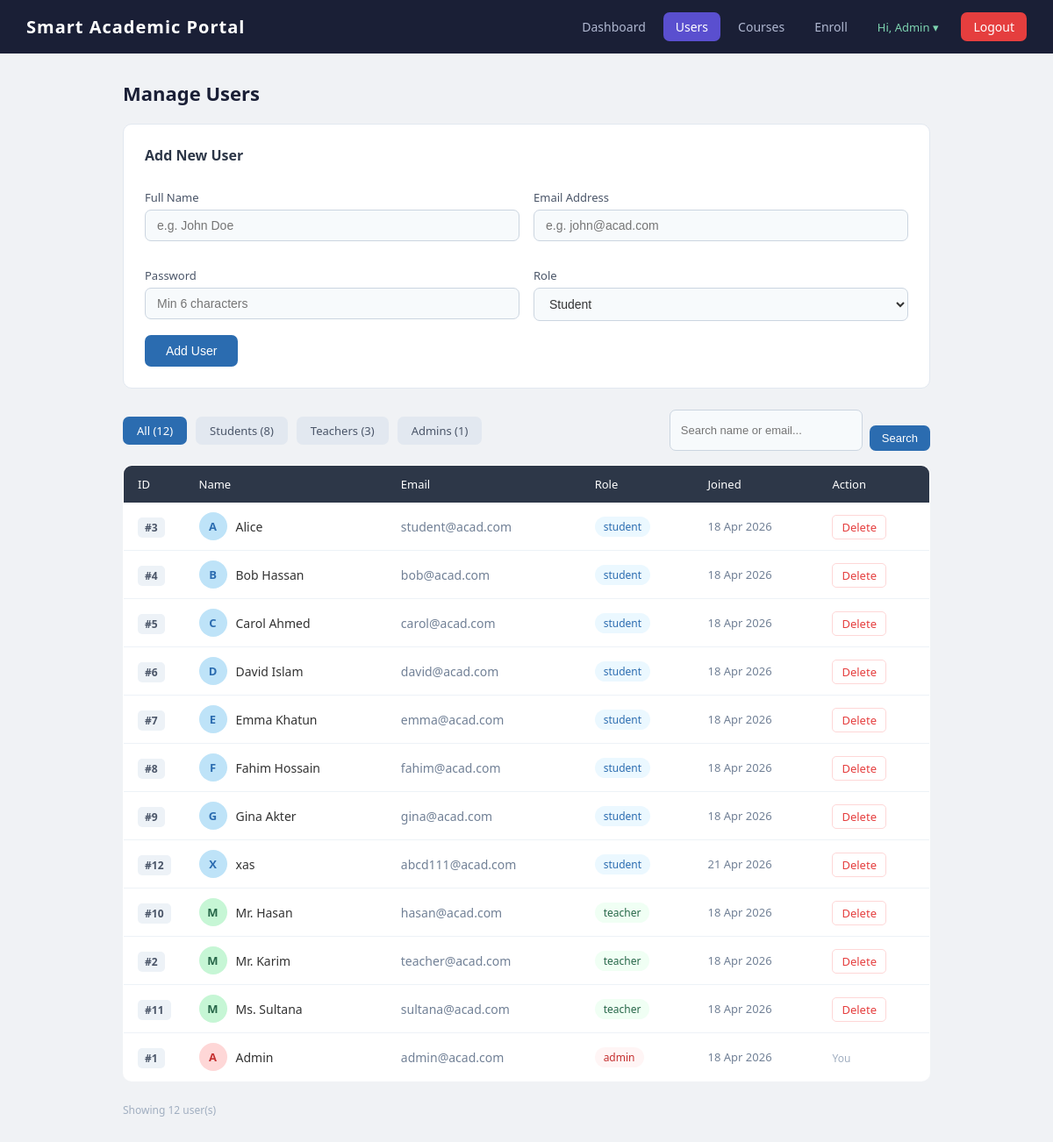
/admin/manage_users.php (signed in), run on the app's committed database.
### tables this page shows
CREATE TABLE `users` (
  `id` int(11) NOT NULL,
  `name` varchar(100) NOT NULL,
  `email` varchar(100) NOT NULL,
  `password` varchar(255) NOT NULL,
  `role` enum('student','teacher','admin') DEFAULT 'student',
  `created_at` timestamp NOT NULL DEFAULT current_timestamp()
);

### admin/manage_users.php (the view, shortened to what this page needs)
<?php
$filter = isset($_GET['filter']) ? $_GET['filter'] : 'all';
$search = isset($_GET['search']) ? mysqli_real_escape_string($conn, $_GET['search']) : '';
$where = "WHERE 1=1";
$users = mysqli_query($conn,
    "SELECT * FROM users $where ORDER BY role, name");
$count_all      = mysqli_fetch_assoc(mysqli_query($conn, "SELECT COUNT(*) as c FROM users"))['c'];
$count_students = mysqli_fetch_assoc(mysqli_query($conn, "SELECT COUNT(*) as c FROM users WHERE role='student'"))['c'];
$count_teachers = mysqli_fetch_assoc(mysqli_query($conn, "SELECT COUNT(*) as c FROM users WHERE role='teacher'"))['c'];
$count_admins   = mysqli_fetch_assoc(mysqli_query($conn, "SELECT COUNT(*) as c FROM users WHERE role='admin'"))['c'];
?>
<!DOCTYPE html>
<html lang="en">
<head>
  <link rel="stylesheet" href="../assets/style.css">
</head>
<body>
<?php include '../includes/header.php'; ?>
<div class="container">
  <h2>Manage Users</h2>
  <div class="card">
    <h3>Add New User</h3>
    <form method="POST">
      <div style="display:grid;grid-template-columns:1fr 1fr;gap:16px">
        <div>
          <label>Full Name</label>
          <input type="text" name="name" placeholder="e.g. John Doe" required>
        </div>
        <div>
          <label>Email Address</label>
          <input type="email" name="email" placeholder="e.g. john@acad.com" required>
        </div>
        <div>
          <label>Password</label>
          <input type="password" name="password" placeholder="Min 6 characters" required>
        </div>
        <div>
          <label>Role</label>
          <select name="role" required>
            <option value="student">Student</option>
          </select>
        </div>
      </div>
      <button type="submit" name="add_user" style="margin-top:16px">Add User</button>
    </form>
  </div>
  <div style="display:flex;gap:10px;margin-bottom:16px;flex-wrap:wrap;align-items:center">
    <a href="?filter=all"
       style="padding:7px 16px;border-radius:7px;text-decoration:none;font-size:13px;font-weight:500;
              background:<?= $filter=='all' ? '#2b6cb0' : '#e2e8f0' ?>;
              color:<?= $filter=='all' ? '#fff' : '#4a5568' ?>">
      All (<?= $count_all ?>)
    </a>
    <a href="?filter=student"
       style="padding:7px 16px;border-radius:7px;text-decoration:none;font-size:13px;font-weight:500;
              background:<?= $filter=='student' ? '#2b6cb0' : '#e2e8f0' ?>;
              color:<?= $filter=='student' ? '#fff' : '#4a5568' ?>">
      Students (<?= $count_students ?>)
    </a>
    <a href="?filter=teacher"
       style="padding:7px 16px;border-radius:7px;text-decoration:none;font-size:13px;font-weight:500;
              background:<?= $filter=='teacher' ? '#2b6cb0' : '#e2e8f0' ?>;
              color:<?= $filter=='teacher' ? '#fff' : '#4a5568' ?>">
      Teachers (<?= $count_teachers ?>)
    </a>
    <a href="?filter=admin"
       style="padding:7px 16px;border-radius:7px;text-decoration:none;font-size:13px;font-weight:500;
              background:<?= $filter=='admin' ? '#2b6cb0' : '#e2e8f0' ?>;
              color:<?= $filter=='admin' ? '#fff' : '#4a5568' ?>">
      Admins (<?= $count_admins ?>)
    </a>
    <form method="GET" style="margin-left:auto;display:flex;gap:8px">
      <input type="text" name="search" value="<?= htmlspecialchars($search) ?>"
             placeholder="Search name or email..."
             style="padding:7px 12px;border:1px solid #cbd5e0;border-radius:7px;
                    font-size:13px;width:220px">
      <button type="submit"
              style="padding:7px 14px;background:#2b6cb0;color:#fff;border:none;
                     border-radius:7px;font-size:13px;cursor:pointer">
        Search
      </button>
    </form>
  </div>
  <table class="data-table">
    <thead>
      <tr>
        <th style="width:60px">ID</th>
        <th>Name</th>
        <th>Email</th>
        <th>Role</th>
        <th>Joined</th>
        <th>Action</th>
      </tr>
    </thead>
    <tbody>
    <?php while($u = mysqli_fetch_assoc($users)): ?>
      <tr>
        <td>
          <span style="background:#edf2f7;color:#4a5568;padding:3px 8px;
                       border-radius:5px;font-size:12px;font-weight:600">
            #<?= $u['id'] ?>
          </span>
        </td>
        <td>
          <div style="display:flex;align-items:center;gap:10px">
            <div style="width:32px;height:32px;border-radius:50%;
                        background:<?= $u['role']=='student' ? '#bee3f8' : ($u['role']=='teacher' ? '#c6f6d5' : '#fed7d7') ?>;
                        color:<?= $u['role']=='student' ? '#2b6cb0' : ($u['role']=='teacher' ? '#276749' : '#c53030') ?>;
                        display:flex;align-items:center;justify-content:center;
                        font-weight:700;font-size:13px">
              <?= strtoupper(substr($u['name'], 0, 1)) ?>
            </div>
            <span style="font-weight:500"><?= $u['name'] ?></span>
          </div>
        </td>
        <td style="color:#718096"><?= $u['email'] ?></td>
        <td>
          <span class="role-badge role-<?= $u['role'] ?>"><?= $u['role'] ?></span>
        </td>
        <td style="font-size:13px;color:#718096">
          <?= date('d M Y', strtotime($u['created_at'])) ?>
        </td>
        <td>
          <?php if($u['id'] != $_SESSION['user_id']): ?>
            <a href="?delete=<?= $u['id'] ?>&filter=<?= $filter ?>"
               onclick="return confirm('Delete <?= $u['name'] ?>? This cannot be undone!')"
               class="btn-danger">Delete</a>
          <?php else: ?>
            <span style="color:#a0aec0;font-size:12px">You</span>
          <?php endif; ?>
        </td>
      </tr>
    <?php endwhile; ?>
    </tbody>
  </table>
  <p style="font-size:12px;color:#a0aec0;margin-top:8px">
    Showing <?= mysqli_num_rows($users) ?> user(s)
  </p>
</div>
</body>
</html>

### assets/style.css (style rules this page uses)
* { margin: 0; padding: 0; box-sizing: border-box; }
body { font-family: 'Segoe UI', Tahoma, Geneva, Verdana, sans-serif; background: #f0f2f5; color: #333; font-size: 15px; }
.container { max-width: 960px; margin: 30px auto; padding: 0 20px; }
h2 { font-size: 22px; font-weight: 600; margin-bottom: 20px; color: #1a1f36; }
h3 { font-size: 16px; font-weight: 600; margin-bottom: 14px; color: #2d3748; }
.card { background: #fff; border-radius: 10px; padding: 24px; margin-bottom: 24px; border: 1px solid #e2e8f0; }
label { display: block; font-size: 13px; font-weight: 500; color: #4a5568; margin-top: 14px; margin-bottom: 5px; }
input[type="text"], input[type="email"], input[type="password"], input[type="number"], select, textarea { width: 100%; padding: 9px 13px; border: 1px solid #cbd5e0; border-radius: 7px; font-size: 14px; background: #f7fafc; color: #333; transition: border 0.2s; }
button[type="submit"] { margin-top: 18px; background: #2b6cb0; color: #fff; border: none; padding: 10px 24px; border-radius: 7px; font-size: 14px; font-weight: 500; cursor: pointer; transition: background 0.2s; }
.data-table { width: 100%; border-collapse: collapse; background: #fff; border-radius: 10px; overflow: hidden; border: 1px solid #e2e8f0; margin-bottom: 24px; }
.data-table th { background: #2d3748; color: #fff; padding: 12px 16px; text-align: left; font-size: 13px; font-weight: 500; }
.data-table td { padding: 11px 16px; border-bottom: 1px solid #edf2f7; font-size: 14px; }
.data-table tr:last-child td { border-bottom: none; }
.role-badge { display: inline-block; padding: 3px 10px; border-radius: 99px; font-size: 12px; font-weight: 500; }
.role-student { background: #ebf8ff; color: #2b6cb0; }
.role-teacher { background: #f0fff4; color: #276749; }
.role-admin { background: #fff5f5; color: #c53030; }
.btn-danger { color: #e53e3e; text-decoration: none; font-size: 13px; border: 1px solid #fed7d7; padding: 4px 10px; border-radius: 5px; transition: all 0.2s; }

### data on the page
users: id "3", name "A", name "Alice", email "student@acad.com", role "student", created_at "18 Apr 2026"
users: id "4", name "B", name "Bob Hassan", email "bob@acad.com", role "student", created_at "18 Apr 2026"
users: id "5", name "C", name "Carol Ahmed", email "carol@acad.com", role "student", created_at "18 Apr 2026"
users: id "6", name "D", name "David Islam", email "david@acad.com", role "student", created_at "18 Apr 2026"
users: id "7", name "E", name "Emma Khatun", email "emma@acad.com", role "student", created_at "18 Apr 2026"
users: id "8", name "F", name "Fahim Hossain", email "fahim@acad.com", role "student", created_at "18 Apr 2026"
users: id "9", name "G", name "Gina Akter", email "gina@acad.com", role "student", created_at "18 Apr 2026"
users: id "12", name "X", name "xas", email "abcd111@acad.com", role "student", created_at "21 Apr 2026"
users: id "10", name "M", name "Mr. Hasan", email "hasan@acad.com", role "teacher", created_at "18 Apr 2026"
users: id "2", name "M", name "Mr. Karim", email "teacher@acad.com", role "teacher", created_at "18 Apr 2026"
users: id "11", name "M", name "Ms. Sultana", email "sultana@acad.com", role "teacher", created_at "18 Apr 2026"
users: id "1", name "A", name "Admin", email "admin@acad.com", role "admin", created_at "18 Apr 2026", shows "You"

### other printed values
$_SESSION['user_name'] "Admin"
$count_all "12"
$count_students "8"
$count_teachers "3"
$count_admins "1"
mysqli_num_rows($users) "12"
